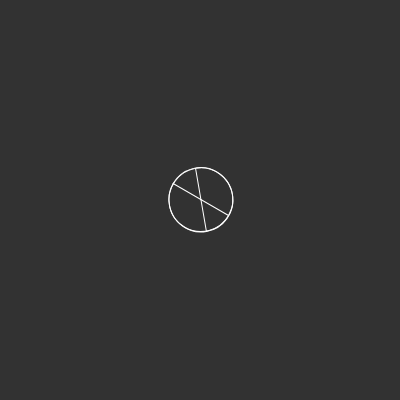
Frame 1 (no input)
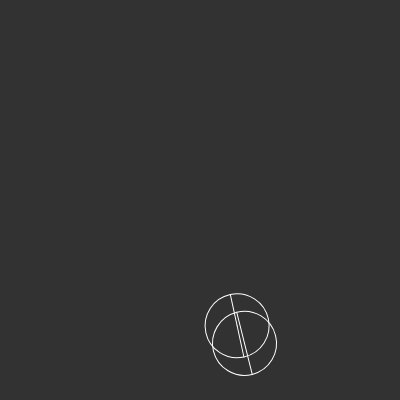
Frame 60 (no input)
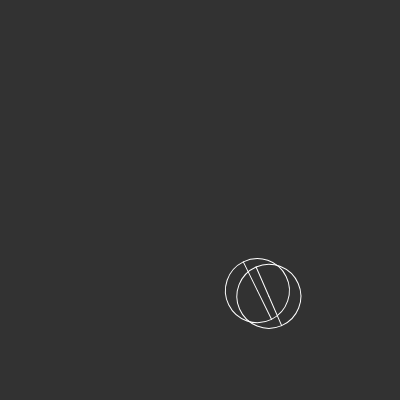
Frame 120 (the mouse pressed at the canvas centre since frame 60)

The p5.js sketch that drew these frames (run headless with seeded random() and noise() and a simulated clock; from frame 60 on, the mouse is pressed at the canvas centre):

// p5.js sketch
// ── sketch.js
let theRect;
let theTri;
let ball;
let otherBall;

const tris = [];
const numOfTris = 1;
function setup() {
  createCanvas(400, 400);
  // put setup code here
  rectMode(CENTER);
  //   angleMode(DEGREES);
  //   theRect = new TheRect();

  //   for (let i = 0; i < numOfTris; i++) {
  //     tris.push(new TheTri());
  //   }
  ball = new TheBall();
  otherBall = new TheBall();
}

function draw() {
  // put drawing code here
  background(50);

  //   theRect.update();
  //   theRect.update();

  //   for (let i = 0; i < tris.length; i++) {
  //     const theTri = tris[i];
  //     theTri.update();
  //     theTri.edges();
  //     theTri.show();
  //   }

  if (keyIsDown(RIGHT_ARROW)) {
    ball.applyForce(createVector(0.1, 0));
    otherBall.applyForce(createVector(-0.1, 0));
  }
  if (keyIsDown(LEFT_ARROW)) {
    ball.applyForce(createVector(-0.1, 0));
    otherBall.applyForce(createVector(0.1, 0));
  }

  ball.update();
  ball.edges();
  ball.show();
  otherBall.update();
  otherBall.edges();
  otherBall.show();
}

// ── Ball.js
class TheBall {
  constructor() {
    this.pos = createVector(width / 2, height / 2);
    this.vel = p5.Vector.random2D();
    this.acc = createVector();
    this.gravity = createVector(0, 0.1);
    this.r = 32;
  }
  applyForce(force) {
    this.acc.add(force);
  }

  update() {
    this.applyForce(this.gravity);

    this.vel.add(this.acc);
    // this.vel.limit(5);

    this.pos.add(this.vel);
    this.acc.mult(0);
    this.vel.mult(0.99);
  }

  show() {
    push();
    translate(this.pos.x, this.pos.y);
    noFill();
    stroke(255);
    strokeWeight(1);
    rotate(map(this.vel.heading(), 0, PI * 2, radians(-360), radians(360)));
    ellipse(0, 0, this.r * 2, this.r * 2);
    line(0, 0, 0, this.r);
    line(0, 0, 0, -this.r);
    pop();
  }

  edges() {
    if (this.pos.y + this.r >= height) {
      this.pos.y = height - this.r;
      this.vel.y = this.vel.y * -1;
    }

    if (this.pos.x + this.r >= width) {
      this.vel.x = -this.vel.x;
    }
    if (this.pos.x - this.r <= 0) {
      this.vel.x = -this.vel.x;
    }
  }
}

// ── Rect.js
class TheRect {
  constructor() {
    this.pos = createVector(width / 2, height / 2);
    this.width = 30;
    this.height = 150;
    this.angle = 0;
    this.angleV = 0;
    this.angleA = 0.1;
  }

  update() {
    // this.angle += 1;
    this.angleV = constrain(this.angleV, -10, 10);
    this.angleV += map(mouseX, 0, width, -0.1, 0.1);
    this.angle += this.angleV;
  }

  show() {
    push();
    noFill();
    stroke(255);
    translate(this.pos.x, this.pos.y);
    rotate(this.angle);
    rect(0, 0, this.width, this.height);
    pop();
  }
}

// ── TheTri.js
class TheTri {
  constructor() {
    this.pos = createVector(random(width), random(height));
    this.vel = p5.Vector.random2D();
    this.acc = createVector();
  }

  applyForce(force) {
    this.acc.add(force);
  }

  update() {
    this.applyForce(
      createVector(
        map(random(width), 0, width, -2, 2),
        map(random(height), 0, height, -2, 2)
      )
    );

    this.vel.add(this.acc);
    this.vel.limit(5);
    this.pos.add(this.vel);

    this.acc.mult(0);
  }

  show() {
    push();
    noFill();
    stroke(255);
    strokeWeight(0.5);
    translate(this.pos.x, this.pos.y);
    rotate(this.vel.heading());
    triangle(0 + 10, 0, 0 - 10, 0 + 10 / 2, 0 - 10, 0 - 10 / 2);
    pop();
  }

  edges() {
    if (this.pos.x > width) {
      this.pos.x = 0;
    }
    if (this.pos.x < 0) {
      this.pos.x = width;
    }
    if (this.pos.y > height) {
      this.pos.y = 0;
    }
    if (this.pos.y < 0) {
      this.pos.y = height;
    }
  }
}
